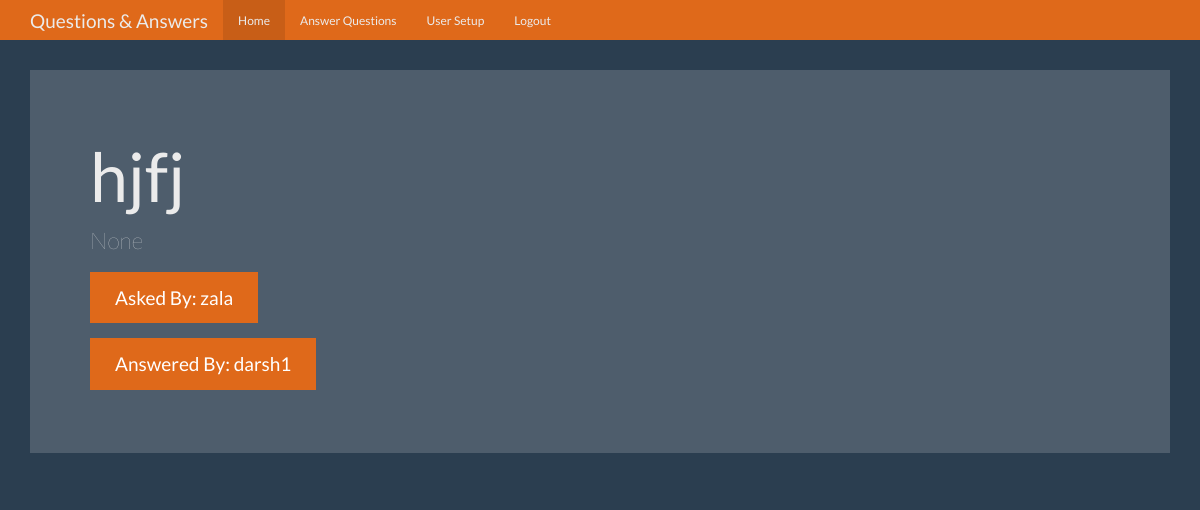
The page /question/1 (signed in) on the database its author committed.
### tables this page shows
CREATE TABLE questions(id integer primary key autoincrement,
    question_text text not null,
    answer_text text,
    asked_by integer not null,
    expert_id integer not null);

CREATE TABLE users(
    id integer primary key autoincrement,
    name text not null,
    password text not null,
    expert boolean not null,
    admin boolean not null
);

### app.py (the view)
@app.route('/question/<id>')
def question(id):
    user = get_current_user()
    db = get_db()
    cur = db.execute('select questions.question_text,questions.answer_text,askers.name as asker_name,experts.name as expert_name from questions \
        join users as askers on askers.id = questions.asked_by \
            join users as experts on experts.id = questions.expert_id where questions.id = ?',[id])
    result = cur.fetchone()
    return render_template('question.html',user = user,answer = result)

### app.py (called while the page is built)
def get_current_user():
    user_result = None
    if 'user' in session:
        user = session['user']
        db = get_db()
        cur = db.execute("select id,name,password,expert,admin from users where name = ?",[user])
        user_result = cur.fetchone()
    return user_result

### database.py (called while the page is built)
def connect_db():
    sql = sqlite3.connect('questions.db')
    sql.row_factory = sqlite3.Row
    return sql

def get_db():
    if not hasattr(g,'sqlite_db'):
        g.sqlite_db = connect_db()
    return g.sqlite_db

### templates/question.html (shortened to what this page needs)
<!DOCTYPE html>
<html lang="en">
  <head>
    <link href="{{ url_for('static',filename = 'bootstrap.min.css') }}" rel="stylesheet">
    <link href="{{ url_for('static',filename = 'theme.css') }}" rel="stylesheet">
  </head>
  <body>
    <nav class="navbar navbar-inverse navbar-fixed-top">
      <div class="container">
        <div class="navbar-header">
          <a class="navbar-brand" href="#">Questions & Answers</a>
        </div>
        <div id="navbar" class="navbar-collapse collapse">
          <ul class="nav navbar-nav">
            <li class="active"><a href="{{url_for('index')}}">Home</a></li>
            {% if user and user['expert'] == 1 %}
            <li><a href="{{url_for('unanswered')}}">Answer Questions</a></li>
            {% endif %}
            {% if user and user['admin'] == 1 %}
            <li><a href="{{url_for('users')}}">User Setup</a></li>
            {% endif %}
            {% if user %}
            <li><a href="{{url_for('logout')}}">Logout</a></li>
            {% endif %}
          </ul>
        </div>
      </div>
    </nav>
    <div class="container theme-showcase" role="main">
      <div class="jumbotron">
        <h1>{{answer['question_text']}}</h1>
        <p>{{answer['answer_text']}}</p>
        <p><a class="btn btn-primary btn-lg">Asked By: {{answer['asker_name']}}</a></p>
        <p><a class="btn btn-primary btn-lg">Answered By: {{answer['expert_name']}}</a></p>
      </div>
    </div>
  </body>
</html>

### static/theme.css (style rules this page uses)
body { padding-top: 70px; padding-bottom: 30px; }

### rows shown on the page
questions: question_text "hjfj"
users: asker_name "zala"
users: expert_name "darsh1"

### other values the page prints
{{ answer['answer_text'] }} "None"
